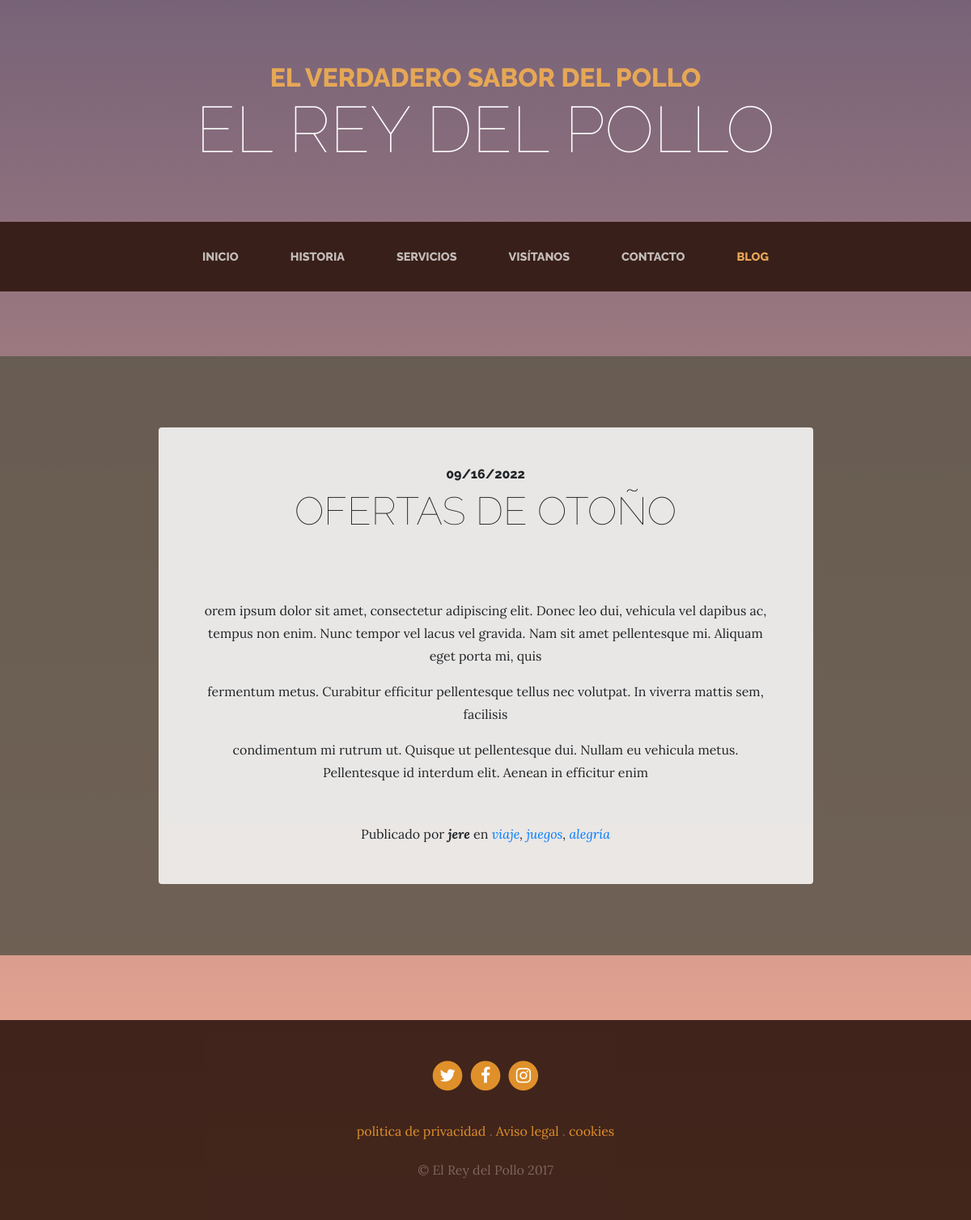
Screenshot of /blog/ with the database file from the repository.
### blog/models.py (models this page shows, shortened)
class Post(models.Model):
    title = models.CharField(max_length=100, verbose_name="Titulo")
    content = models.TextField(verbose_name="contenido")
    published = models.DateTimeField(verbose_name="Fecha de publicación", default=now)
    image = models.ImageField(verbose_name="Imagen", upload_to="blog", null=True, blank=True)
    author = models.ForeignKey(User, verbose_name="Autor", on_delete=models.CASCADE)
    categories = models.ManyToManyField(Category, verbose_name="Categorías", related_name ="get_posts")
    created = models.DateTimeField(auto_now_add=True, verbose_name="Fecha de creación")
    updated = models.DateTimeField(auto_now=True, verbose_name="Fecha de edición")
    class Meta:
        verbose_name = 'entrada'
        verbose_name_plural = 'entradas'
        ordering = ['created']

class Category(models.Model):
    name = models.CharField(max_length=100, verbose_name="Nombre")
    created = models.DateTimeField(auto_now_add=True, verbose_name="Fecha de creación")
    updated = models.DateTimeField(auto_now=True, verbose_name="Fecha de edición")
    class Meta:
        verbose_name = 'categoria'
        verbose_name_plural = 'categorías'
        ordering = ['created']

### pages/models.py (models this page shows, shortened)
class Page(models.Model):
    title = models.CharField(verbose_name="Título", max_length=200)
    content = RichTextField(verbose_name="Contenido")
    order = models.SmallIntegerField(verbose_name="Orden", default=0)
    created = models.DateTimeField(auto_now_add=True, verbose_name="Fecha de creación")
    updated = models.DateTimeField(auto_now=True, verbose_name="Fecha de edición")
    class Meta:
        verbose_name = 'Página'
        verbose_name_plural = 'paginas'
        ordering = ['order','title']

### blog/views.py (the view)
# urls.py: path('', views.blog, name="blog"),
def blog(request):
    posts = Post.objects.all()
    return render(request, "blog/blog.html", {'posts':posts})

### pages/templatetags/pages_extras.py (called while the page is built)
@register.simple_tag
def get_page_list():
    pages = Page.objects.all()
    return pages

### social/processors.py (called while the page is built)
def ctx_dict(request):
    ctx = {}
    links = Link.objects.all()
    for link in links:
        ctx[link.key] = link.url
    return ctx

### blog/templates/blog/blog.html (shortened to what this page needs)
{% extends 'core/base.html' %}
{% load static %}
{% block content %}
  {% for post in posts %}
    <section class="page-section cta">
      <div class="container">
        <div class="row">
          <div class="col-xl-9 mx-auto">
            <div class="cta-innerv text-center rounded">
              <h2 class="section-heading mb-5">
                <span class="section-heading-upper">{{post.published|date:"SHORT_DATE_FORMAT"}}</span>
                <span class="section-heading-lower">{{post.title}}</span>
              </h2>
              <p class="mb-0 mbt">{{post.content|linebreaks}}
              </p>
              <p class="mb-0 mbt">
                <span class="section-heading-under">Publicado por <em><b>{{post.author}}</b></em>
                  en
                  <em>
                  {% for category in post.categories.all %}
                  <a href="{% url 'category' category.id %} class ="link">{{category.name}}</a>{% if not forloop.last %}, {% endif %}
                  {% endfor %}
                  </em>
                </span>
                </p>
            </div>
          </div>
        </div>
      </div>
    </section>
  {% endfor %}
 {% endblock %}

### core/templates/core/base.html (shortened to what this page needs)
<!DOCTYPE html>
<html lang="es">
  <head>
{% load static %}
    <link href="{% static 'core/vendor/bootstrap/css/bootstrap.min.css' %}" rel="stylesheet">
    <link href="{% static 'core/vendor/font-awesome/css/font-awesome.min.css' %}" rel="stylesheet" type="text/css">
    <link href="{% static 'core/css/business-casual.css' %}" rel="stylesheet">
  </head>
  <body>
    <h1 class="site-heading text-center text-white d-none d-lg-block">
      <span class="site-heading-upper text-primary mb-3">El verdadero sabor del pollo</span>
      <span class="site-heading-lower">El Rey del Pollo</span>
    </h1>
    <nav class="navbar navbar-expand-lg navbar-dark py-lg-4" id="mainNav">
      <div class="container">
        <div class="collapse navbar-collapse" id="navbarResponsive">
          <ul class="navbar-nav mx-auto">
            <li class="nav-item  px-lg-4 {% if request.path == '/' %} active {% endif %}">
              <a class="nav-link text-uppercase text-expanded" href="{% url 'home' %}">Inicio</a>
            </li>
            <li class="nav-item px-lg-4 {% if request.path == '/about/' %} active {% endif %}">
              <a class="nav-link text-uppercase text-expanded" href="{% url 'about' %}">Historia</a>
            </li>
            <li class="nav-item px-lg-4 {% if request.path == '/services/' %} active {% endif %}">
              <a class="nav-link text-uppercase text-expanded" href="{% url 'services' %}">Servicios</a>
            </li>
            <li class="nav-item px-lg-4 {% if request.path == '/store/' %} active {% endif %}">
              <a class="nav-link text-uppercase text-expanded" href="{% url 'store' %}">Visítanos</a>
            </li>
            <li class="nav-item px-lg-4 {% if request.path == '/contact/' %} active {% endif %} ">
              <a class="nav-link text-uppercase text-expanded" href="{% url 'contact' %}">Contacto</a>
            </li>
            <li class="nav-item px-lg-4 {% if request.path|slice:":6" == '/blog/' %} active {% endif %}">
              <a class="nav-link text-uppercase text-expanded" href="{% url 'blog' %}">Blog</a>
            </li>
          </ul>
        </div>
      </div>
    </nav>
  {% block content %}{% endblock %}
    <footer class="footer text-faded text-center py-5">
      <div class="container">
        <p class="m-0">
          {% if LINK_TWITTER %}
	        <a href="{{LINK_TWITTER}}" class="link">
	          <span class="fa-stack fa-lg">
	            <i class="fa fa-circle fa-stack-2x"></i>
	            <i class="fa fa-twitter fa-stack-1x fa-inverse"></i>
	          </span>
	        </a>
          {% endif %}
          {% if LINK_FACEBOOK %}
	        <a href="{{LINK_FACEBOOK}}" class="link">
	          <span class="fa-stack fa-lg">
	            <i class="fa fa-circle fa-stack-2x"></i>
	            <i class="fa fa-facebook fa-stack-1x fa-inverse"></i>
	          </span>
	        </a>
          {% endif %}
          {% if LINK_INSTAGRAM %}
	        <a href="{{LINK_INSTAGRAM}}" class="link">
	          <span class="fa-stack fa-lg">
	            <i class="fa fa-circle fa-stack-2x"></i>
	            <i class="fa fa-instagram fa-stack-1x fa-inverse"></i>
	          </span>
	        </a>
          {% endif %}
	    </p>
        <p class="m-0 mbt">
          {% load pages_extras %}
          {% get_page_list as page_list %}
          {% for page in page_list %}
          <a href="{% url 'page' page.id page.title|slugify %}" class="link">{{page.title}}</a> {% if not forloop.last %}.{% endif %}
          {% endfor %}
		</p>
        <p class="m-0 mbt1">&copy; El Rey del Pollo 2017</p>
      </div>
	</footer>
  </body>
</html>

### core/static/core/css/business-casual.css (style rules this page uses)
body { font-family: 'Lora'; background: linear-gradient(rgba(46, 15, 47, 0.65), rgba(241, 130, 92, 0.65)), url("../img/bg.jpg"); background-attachment: fixed; background-position: center; background-size: cover; }
h1, h2, h3, h4, h5, h6 { font-family: 'Raleway'; }
p { line-height: 1.75; }
.text-faded { color: rgba(255, 255, 255, 0.3); }
.site-heading { margin-top: 5rem; margin-bottom: 5rem; text-transform: uppercase; line-height: 1; font-family: 'Raleway'; }
.site-heading .site-heading-upper { display: block; font-size: 2rem; font-weight: 800; }
.site-heading .site-heading-lower { font-size: 5rem; font-weight: 100; line-height: 4rem; }
.page-section { margin-top: 5rem; margin-bottom: 5rem; }
.section-heading { text-transform: uppercase; }
.section-heading .section-heading-upper { display: block; font-size: 1rem; font-weight: 800; padding-bottom: .5rem; }
.section-heading .section-heading-lower { display: block; font-size: 3rem; font-weight: 100; }
#mainNav { background-color: rgba(47, 23, 15, 0.9); font-family: 'Raleway'; }
#mainNav .navbar-nav .nav-item .nav-link { color: rgba(255, 255, 255, 0.7); font-weight: 800; }
#mainNav .navbar-nav .nav-item.active .nav-link { color: #e6a756; }
@media (min-width: 992px) { #mainNav .navbar-nav .nav-item .nav-link { font-size: 0.9rem; } }
.cta { padding-top: 5rem; padding-bottom: 5rem; background-color: rgba(99, 90, 78, 0.9); }
.cta .cta-innerv { position: relative; padding: 3rem; margin: 0.5rem; background-color: rgba(255, 255, 255, 0.85); }
.footer { background-color: rgba(47, 23, 15, 0.9); }
.text-primary { color: #e6a756 !important; }
.mbt { padding-top: 2rem; }
.mbt1 { padding-top: 1.25rem; }
a.link { color: #df902a; }

### rows the page displays
Post: published "09/16/2022", title "OFERTAS DE OTOÑO", content "orem ipsum dolor sit amet, consectetur adipiscing elit. Donec leo dui, vehicula vel dapibus ac, tempus non enim. Nunc tempor vel lacus vel gravida. Nam sit amet pellentesque mi. Aliquam eget porta mi, quis fermentum metus. Curabitur efficitur pellentesque tellus nec volutpat. In viverra mattis sem, facilisis condimentum mi rutrum ut. Quisque ut pellentesque dui. Nullam eu vehicula metus. Pellentesque id interdum elit. Aenean in efficitur enim", author "jere"
Category: name "viaje"
Category: name "juegos"
Category: name "alegría"
Page: title "politica de privacidad"
Page: title "Aviso legal"
Page: title "cookies"
